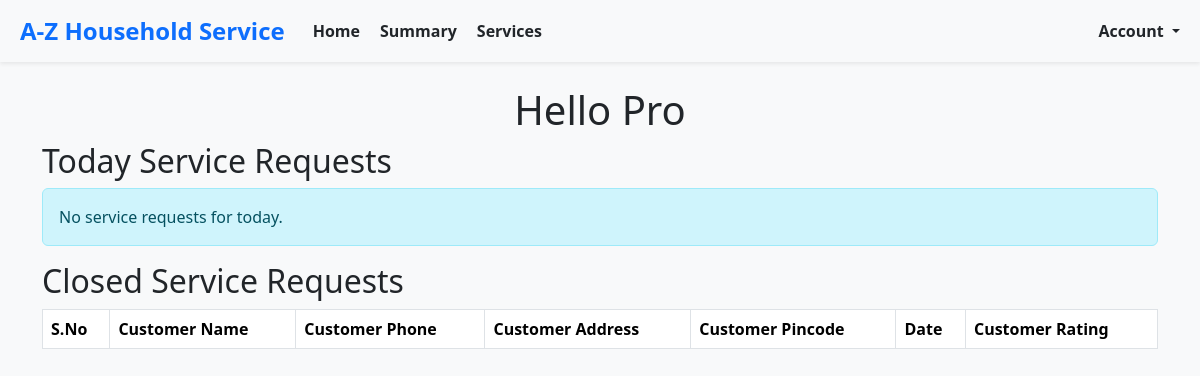
Before: /professionals/home (signed in) with the older database file.
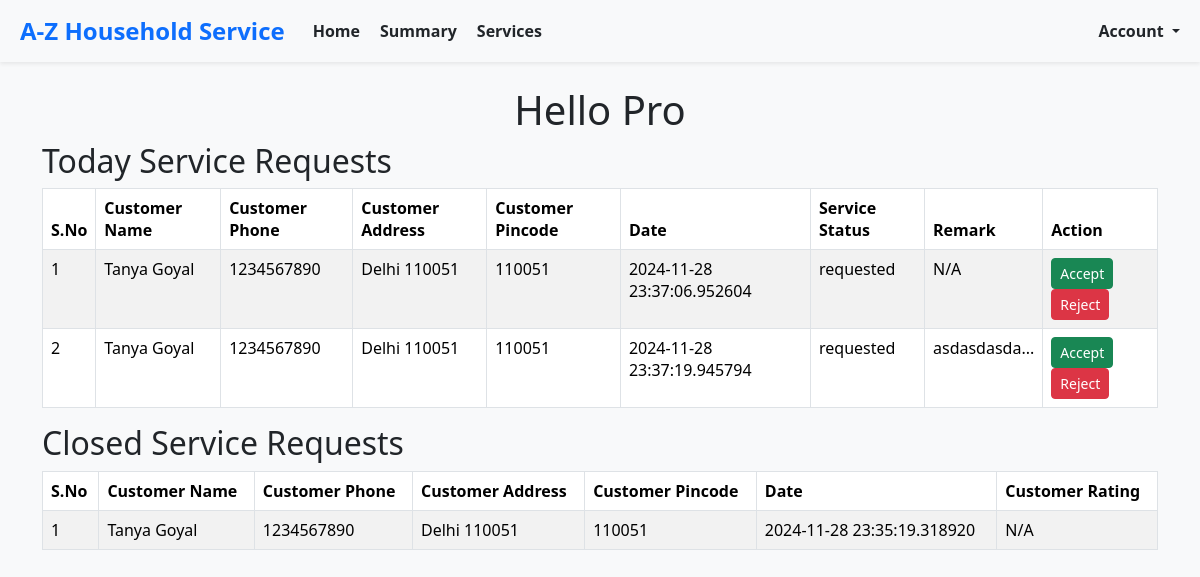
After: the same page with the newer database file.
### models.py (models this page shows, shortened)
class BaseModel(db.Model):
    __abstract__ = True  # This makes it an abstract class, not a table in the database
    id = db.Column(db.Integer, primary_key=True)
    created_at = db.Column(db.DateTime, default=datetime.utcnow, nullable=False)  # Ensure it's not nullable
    modified_at = db.Column(db.DateTime, default=datetime.utcnow, onupdate=datetime.utcnow, nullable=False)  # Ensure it's not nullable

class Customer(BaseModel):
    __tablename__ = 'customer'
    username = db.Column(db.String(150), unique=True, nullable=False)
    password_hash = db.Column(db.String(200), nullable=False)
    name = db.Column(db.String(150), nullable=True)  # Made nullable
    email = db.Column(db.String(150), unique=True, nullable=False)
    phone = db.Column(db.String(20), unique=True, nullable=False)
    address = db.Column(db.String(300), nullable=True)  # Made nullable
    pincode = db.Column(db.String(300), nullable=True)  # Made nullable

class ServiceRequest(BaseModel):
    __tablename__ = 'service_request'
    service_id = db.Column(db.Integer, db.ForeignKey('service.id'), nullable=True)  # Made nullable
    customer_id = db.Column(db.Integer, db.ForeignKey('customer.id'), nullable=False)
    professional_id = db.Column(db.Integer, db.ForeignKey('service_professional.id'), nullable=True)
    date_of_request = db.Column(db.DateTime, default=datetime.utcnow, nullable=True)  # Made nullable
    date_of_completion = db.Column(db.DateTime, nullable=True)  # Made nullable
    service_status = db.Column(db.String(50), default="requested", nullable=True)  # Made nullable
    service_type_id= db.Column(db.Integer, nullable=True)  # Made nullable
    remarks = db.Column(db.Text, nullable=True)  # Made nullable
    rejected_by_professional_id= db.Column(db.Integer, nullable=True)  # Made nullable
    rating = db.Column(db.Text, nullable=True)  # Made nullable
    payment = db.relationship('Payment', backref='service_request', lazy=True)

### routes.py (the view)
@app.route('/professionals/home')
def professionals_home():
    try:
        service_professional = ServiceProfessional.query.filter_by(id=session['userId']).first()
        if not service_professional:
            return "Professional not found", 404
        today_service_requests = ServiceRequest.query.filter(
        or_(
        and_(
            ServiceRequest.professional_id == None,
            ServiceRequest.service_status == ServiceRequestStatus.REQUESTED.display_name
        ),
        and_(
            ServiceRequest.professional_id == service_professional.id,
            ServiceRequest.service_status == ServiceRequestStatus.ASSIGNED.display_name
        )
        )
        ).all()
        closed_service_requests = ServiceRequest.query.filter(
        and_(
            ServiceRequest.professional_id == service_professional.id,
            ServiceRequest.service_status == ServiceRequestStatus.CLOSED.display_name
        )
        ).all()
        mappings = create_id_mappings()
        enriched_today_requests = enrich_service_requests(today_service_requests,None, mappings,service_professional)
        enriched_past_requests = enrich_service_requests(closed_service_requests, None, mappings,service_professional)
        return render_template(
            'professionals/home.html',
            service_professional=service_professional,
            today_service_requests=enriched_today_requests,
            past_service_requests=enriched_past_requests
        )
    except Exception as e:
        return f"An error occurred while loading professional home: {e}", 500

### routes.py (called while the page is built)
def create_id_mappings():
    service_type_mapping = {st.id: st for st in ServiceType}
    customer_mapping = {c.id: c for c in Customer.query.all()}
    professional_mapping = {p.id: p for p in ServiceProfessional.query.all()}
    return {
        'service_type_mapping': service_type_mapping,
        'customer_mapping': customer_mapping,
        'professional_mapping': professional_mapping
    }

### templates/professionals/home.html (shortened to what this page needs)
{% extends 'layout.html' %}
{% block content %}
    <div class="container">
     <h1 class="text-center">Hello Pro</h1>
    {% include 'pro_today_service_requests.html' %}
    {% include 'pro_past_service_requests.html' %}
    </div>
    {% endblock %}

### templates/pro_today_service_requests.html
<h2>Today Service Requests</h2>
<div class="table-responsive" style="max-height: 400px; overflow-y: auto;">
    {% if today_service_requests|length == 0 %}
        <div class="alert alert-info" role="alert">
            No service requests for today.
        </div>
    {% else %}
        <table class="table table-bordered table-striped">
            <thead>
                <tr>
                    <th>S.No</th>
                    <th>Customer Name</th>
                    <th>Customer Phone</th>
                    <th>Customer Address</th>
                    <th>Customer Pincode</th>
                    <th>Date</th>
                    <th>Service Status</th>
                    <th>Remark</th>
                    <th>Action</th>
                </tr>
            </thead>
            <tbody>
                {% for request in today_service_requests %}
                <tr id="request-{{ request.id }}">
                    <td>{{ loop.index }}</td>
                    <td>{{ request.customer_name if request.customer_name else 'N/A' }}</td>
                    <td>{{ request.customer_phone if request.customer_phone else 'N/A' }}</td>
                    <td>{{ request.customer_address if request.customer_address else 'N/A' }}</td>
                    <td>{{ request.customer_pincode if request.customer_pincode else 'N/A' }}</td>
                    <td>{{ request.date_of_request if request.date_of_request else 'N/A' }}</td>
                    <td>{{ request.status if request.status else 'N/A' }}</td>
                    <td>
                        {% if request.remarks %}
                            {% set trimmed_remarks = request.remarks[:10] if request.remarks|length > 10 else request.remarks %}
                            <span
                                data-toggle="tooltip"
                                title="{{ request.remarks }}"
                                style="max-width: 150px; display: inline-block; overflow: hidden; text-overflow: ellipsis; white-space: nowrap;">
                                {{ trimmed_remarks }}{% if request.remarks|length > 10 %}...{% endif %}
                            </span>
                        {% else %}
                            N/A
                        {% endif %}
                    </td>
                    <td>
                        {% if request.status == 'requested' %}
                            <form action="{{ url_for('service_request_action', service_request_id=request.id, action='accept') }}" method="POST" style="display:inline;">
                                <button class="btn btn-success btn-sm" type="submit">Accept</button>
                            </form>
                            <form action="{{ url_for('service_request_action', service_request_id=request.id, action='reject') }}" method="POST" style="display:inline;">
                                <button class="btn btn-danger btn-sm" type="submit">Reject</button>
                            </form>
                        {% elif request.status == 'assigned' %}
                            <form action="{{ url_for('service_request_action', service_request_id=request.id, action='close') }}" method="POST" style="display:inline;">
                                <button class="btn btn-secondary btn-sm" type="submit">Close</button>
                            </form>
                        {% else %}
                            <span>Closed</span>
                        {% endif %}
                    </td>
                </tr>
                {% endfor %}
            </tbody>
        </table>
    {% endif %}
</div>

### templates/pro_past_service_requests.html
<h2>Closed Service Requests</h2>
<div class="table-responsive" style="max-height: 400px; overflow-y: auto;">
    <table class="table table-bordered table-striped">
        <thead>
            <tr>
                <th>S.No</th>
                <th>Customer Name</th>
                <th>Customer Phone</th>
                <th>Customer Address</th>
                <th>Customer Pincode</th>
                <th>Date</th>
                <th>Customer Rating</th>
            </tr>
        </thead>
        <tbody>
            {% for request in past_service_requests %}
            <tr>
                <td>{{ loop.index }}</td>
                <td>{{ request.customer_name if request.customer_name else 'N/A' }}</td>
                <td>{{ request.customer_phone if request.customer_phone else 'N/A' }}</td>
                <td>{{ request.customer_address if request.customer_address else 'N/A' }}</td>
                <td>{{ request.customer_pincode if request.customer_pincode else 'N/A' }}</td>
                <td>{{ request.date_of_request if request.date_of_request else 'N/A' }}</td>
                <td>{{ request.customer_rating if request.customer_rating else 'N/A' }}</td>
            </tr>
            {% endfor %}
        </tbody>
    </table>
</div>

Changed rows visible on the page:
now on this page (row edited): Customer: name "Tanya Goyal" "Tanya Goyal", phone "1234567890" "1234567890", address "Delhi 110051" "Delhi 110051", pincode "110051" "110051", name "Tanya Goyal", phone "1234567890", address "Delhi 110051", pincode "110051"
added ServiceRequest: date_of_request "2024-11-28 23:37:06.952604", service_status "requested"
added ServiceRequest: date_of_request "2024-11-28 23:37:19.945794", service_status "requested"
added ServiceRequest: date_of_request "2024-11-28 23:35:19.318920"
Other visible differences:
text no longer shown: "No service requests for today."
text now shown: "S.No Customer Name Customer Phone Customer Address Customer Pincode Date Service Status Remark Action"
new list line: "1 N/A Accept Reject"
new list line: "2 asdasdasda ... Accept Reject"
new list line: "1 N/A"
